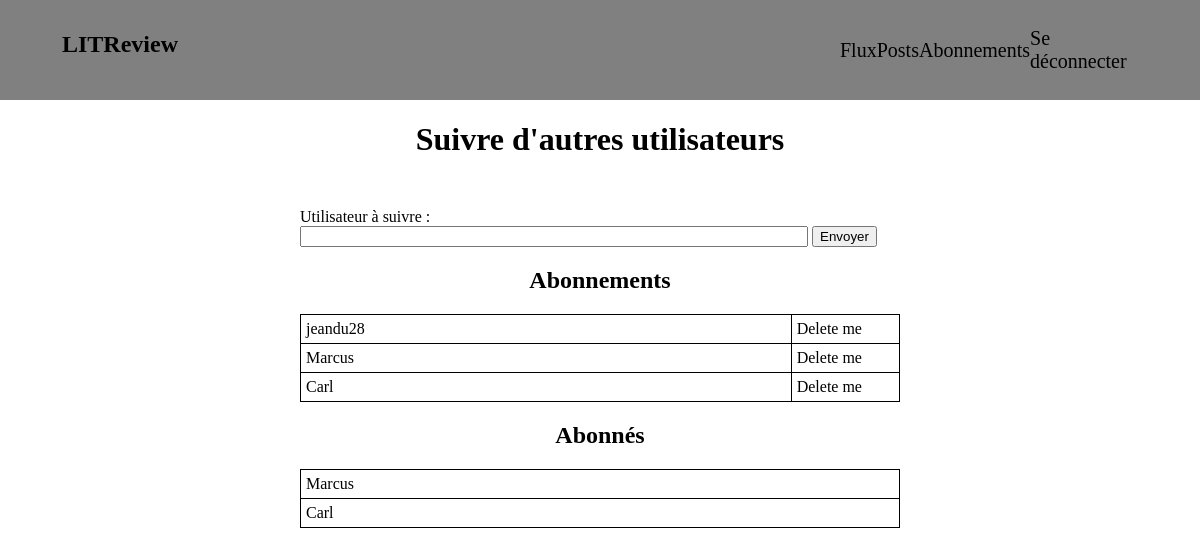
/followed/ (signed in), run on an earlier commit of the app's database.
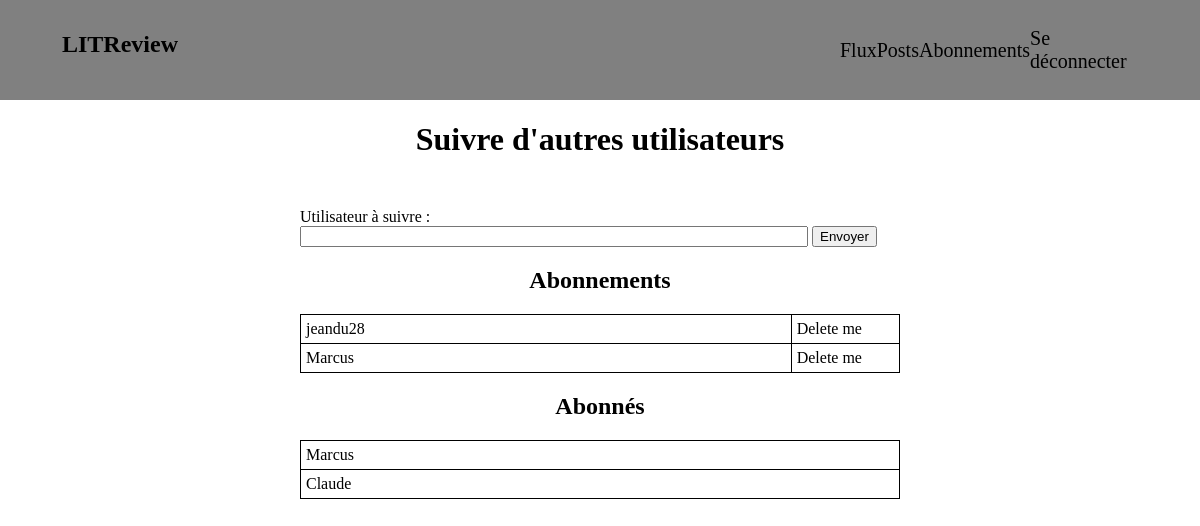
And on a later commit of the database.
### posts/models.py (models this page shows)
class UserFollows(models.Model):
    user = models.ForeignKey(to=settings.AUTH_USER_MODEL,on_delete=models.CASCADE,related_name='following')
    followed_user = models.ForeignKey(to=settings.AUTH_USER_MODEL,on_delete=models.CASCADE,related_name='followed_by')
    class Meta:
        unique_together = ('user', 'followed_user', )

### posts/views.py (the view, shortened to what this page needs)
# urls.py: path('followed/',follow,name = 'abonnements'),
def follow(request):
    form = UserFollow()
    context = {}
    result_abonnements = []
    result_abonnés = []
    users = User.objects.all()
    for userfollow in UserFollows.objects.all():
        if request.user.id == userfollow.followed_user_id:
            userfollow.username = userfollow.user_id
            result_abonnés.append(userfollow)
        if userfollow.user_id == request.user.id:
            userfollow.username = userfollow.followed_user_id
            result_abonnements.append(userfollow)
    for user in users:
        for abo in result_abonnés:
            if abo.username == user.id:
                abo.username = user.username
        for abonne in result_abonnements:
            if abonne.username == user.id:
                abonne.username = user.username
    context['abonnements'] = result_abonnements
    context['abonnés'] = result_abonnés
    context['form'] = form
    return render(request, "followed.html",context)

### posts/forms.py
class UserFollow(forms.ModelForm):
    class Meta:
        model = UserFollows
        fields = ['followed_user']
        labels = {
            "followed_user": "Utilisateur à suivre",
        }
        widgets = {"followed_user" : forms.TextInput()}

### utilisateurs/templates/followed.html (shortened to what this page needs)
{% extends 'base.html' %}
{% load static %}
{% block title %}
<h1>Suivre d'autres utilisateurs</h1>
{% endblock %}
{% block content %}
<link rel="stylesheet" href="{% static 'css/followed.css' %}">
<div class="content">
    <form method="POST" id="form">
        {{ form }}
        <input type="submit" value="Envoyer">
    </form>
    <h2>Abonnements</h2>
    <table class="tableau_abonnements">
    {% for abonnement in abonnements %}
        <tr>
            <td>{{abonnement.username}}</td>
            <td><a href="/delete/{{abonnement.id}}">Delete me</a></td>
        </tr>
    {% endfor %}
    </table>
    <h2>Abonnés</h2>
    <table class="tableau_abonnés">
    {% for abonné in abonnés %}
       <tr>
            <td>{{abonné.username}}</td>
        </tr>
    {% endfor %}
        </table>
</div>
{% endblock %}

What changed in the data, as far as the page shows it:
removed UserFollows: username "Carl", shown under "Abonnements"
removed UserFollows: username "Carl", shown under "Abonnés"
added UserFollows: username "Claude", shown under "Abonnés"
